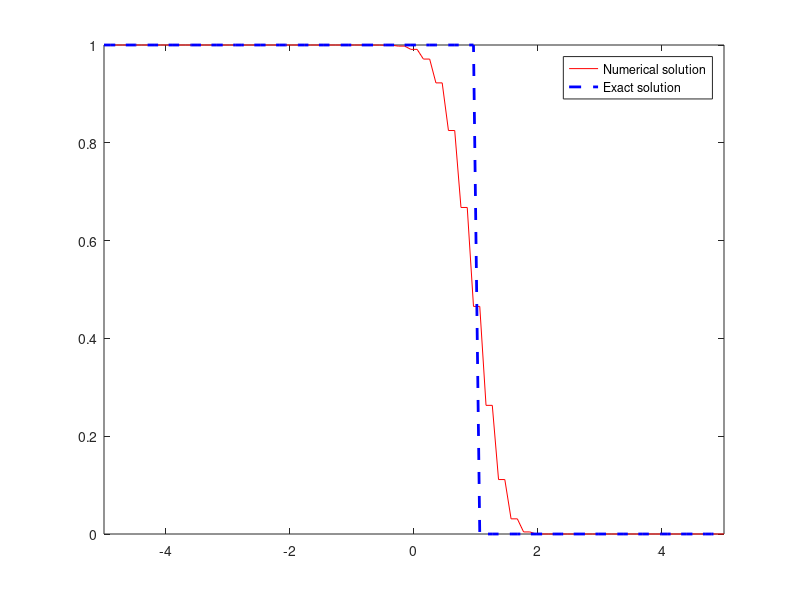

This chart was generated by the following MATLAB code:
%% main_Hyperbolic1D_LaxFriedrichs.m (FDM)
% 
% Solve the initial boundary value problem of the first-order hyperbolic equation 
%  
%     u_t + a*u_x = 0  ( a>0 ),  x \in (xL, xR), t>0
%     u(x,0) = u0(x)         
%     u(0,t) = u0(xL-a*t)    % inflow boundary value condition      
%
% The exact solution is: u(x,t) = u0(x-a*t).
%
% Mesh: xL = x0 < x1 < ... < x_{N-1} < x_N = xR
%
% Lax-Friedrichs scheme (lam = dt/dx):
%
%   u_i^{n+1} - 0.5*( u_{i+1}^n + u_{i-1}^n )        u_{i+1}^n - u_{i-1}^n
%  -------------------------------------------  + a -----------------------  = 0
%                       dt                                  2*dx 
% 
%  or
%
%    u_0^{n+1} = u(0, t_{n+1}) = u0(xL-a*t_{n+1}),       i = 0,
%    u_i^{n+1} = 0.5*( u_{i+1}^n + u_{i-1}^n ) 
%                - 0.5*a*lam*( u_{i+1}^n - u_{i-1}^n ),  i = 1:N-1,
%
%    at x = xR, i.e., i = N, the missing value u_N^{n+1} is obtained by 
%    using the upwind scheme:
%
%    u_N^{n+1} - u_N^n       u_N^n - u_{N-1}^n
%   ------------------- + a ------------------- = 0,  or
%           dt                     dx
%
%    u_N^{n+1} = u_N^n - a*lam*( u_N^n - u_{N-1}^n )
%
% The CFL condition is : a*lambda <= 1, lambda = dt/dx
%
% Copyright (C)  Terence Yu

clc; clear; close all;

%% Parameters
a = 1; 
t0 = 0; tf = 1;  xL = -5; xR = 5;

Nx = 100; 
x = linspace(xL,xR,Nx)'; dx = x(2)-x(1);
lam = 0.5*1/a;  % a*lam = 0.5 < 1
dt = lam*dx;

% initial value
u_init = @(x) (1+0*x).*(x<=0);
%u_init = @(x) (1+0*x).*(x>=0 & x<=1);
%u_init = @(x) sin(pi*x);

%% Finite difference method
u0 = u_init(x);  % t_n 
for t = dt:dt:tf
    u = zeros(size(x));
    % i = 0
    u(1) = u_init(xL-a*t);
    % i = 1:N-1: Lax-Friedrichs
    u(2:end-1) = 0.5*( u0(3:end) + u0(1:end-2) ) ...
                    - 0.5*a*lam*( u0(3:end) - u0(1:end-2) );  
    % i = N: upwind
    u(end) = u0(end) - a*lam*( u0(end) - u0(end-1) );
    % show
    plot(x,u,'-r', ...
         x,u_init(x-a*t),'--b','linewidth',2);
    xlim([xL, xR]);
    legend('Numerical solution', 'Exact solution');
    drawnow; 
    % update
    u0 = u;
end

%% Conclusion
% Lax-Friedrichs scheme is stable
% slight oscillation at discontinuities 
% degenerated accuracy at extrema ( u_0 = @(x) sin(pi*x) )